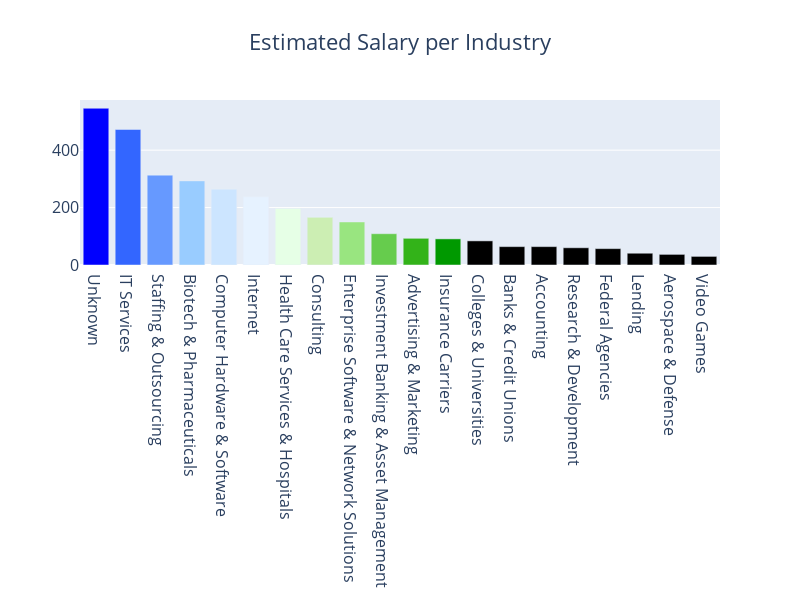

The notebook cell this image was saved under:
### Code cell
plotlyplot(industrypay_df,20, "Estimated Salary per Industry")

### Figure 1 — Plotly figure (JSON) as saved in the notebook; plotly's stock layout.template omitted (floating-point values rounded to 4 significant figures)
{"data": [{"marker": {"color": ["#0000FF", "#3366FF", "#6699FF", "#99CCFF", "#CCE5FF", "#E6F2FF", "#E6FFE6", "#CCEEB3", "#99E580", "#66CC4D", "#33B319", "#009900"]}, "type": "bar", "x": ["Unknown", "IT Services", "Staffing & Outsourcing", "Biotech & Pharmaceuticals", "Computer Hardware & Software", "Internet", "Health Care Services & Hospitals", "Consulting", "Enterprise Software & Network Solutions", "Investment Banking & Asset Management", "Advertising & Marketing", "Insurance Carriers", "Colleges & Universities", "Banks & Credit Unions", "Accounting", "Research & Development", "Federal Agencies", "Lending", "Aerospace & Defense", "Video Games"], "y": [546, 472, 313, 293, 264, 238, 197, 166, 150, 109, 93, 91, 84, 64, 64, 60, 57, 41, 37, 30]}], "layout": {"font": {"size": 16}, "height": 600, "title": {"text": "Estimated Salary per Industry", "x": 0.5}, "width": 800, "xaxis": {"autorange": true, "range": [-0.5, 19.5], "type": "category"}, "yaxis": {"autorange": true, "range": [0, 574.7], "type": "linear"}}}
